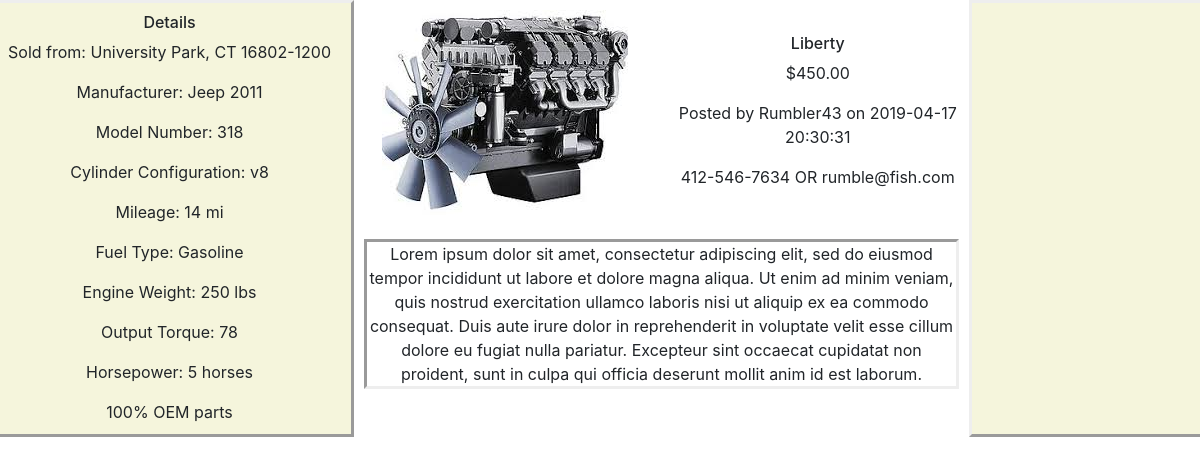
/item_view.php?itemID=42, run on the app's committed database.
### tables this page shows
CREATE TABLE `engines` (
  `engineID` int(11) NOT NULL,
  `title` varchar(64) NOT NULL,
  `description` text,
  `year` int(11) DEFAULT NULL,
  `manufacturer` varchar(30) DEFAULT NULL,
  `modelNumber` varchar(30) DEFAULT NULL,
  `volume` varchar(10) DEFAULT NULL,
  `weight` varchar(10) DEFAULT NULL,
  `mileage` int(11) DEFAULT NULL,
  `cylinderConfig` varchar(10) DEFAULT NULL,
  `torque` varchar(10) DEFAULT NULL,
  `horsepower` varchar(10) DEFAULT NULL,
  `city` varchar(30) NOT NULL,
  `state` varchar(30) NOT NULL,
  `zipCode` varchar(12) NOT NULL,
  `fuelType` varchar(20) DEFAULT NULL,
  `OEM` int(11) DEFAULT '0',
  `Price` decimal(18,2) NOT NULL,
  `userID` int(11) NOT NULL,
  `dateListed` timestamp NOT NULL DEFAULT CURRENT_TIMESTAMP,
  `category` varchar(30) NOT NULL DEFAULT 'other',
  `imagePath` varchar(64) DEFAULT NULL,
  `imagePathThumb` varchar(255) NOT NULL
);

CREATE TABLE `users` (
  `userID` int(11) NOT NULL,
  `username` varchar(30) NOT NULL,
  `password` varchar(255) NOT NULL,
  `email` varchar(255) NOT NULL,
  `FName` varchar(30) NOT NULL,
  `LName` varchar(30) NOT NULL,
  `Phone1` varchar(20) NOT NULL,
  `dateJoined` timestamp NOT NULL DEFAULT CURRENT_TIMESTAMP
);

### item_view.php (the view, shortened to what this page needs)
<?php
 require("db.php");
$itemID = htmlspecialchars($_GET["itemID"]);
$query = "SELECT * from engines WHERE engineID='$itemID'";
$result1 = $db->query($query);
$row = $result1->fetch_assoc();
$uploaderID = $row['userID'];
$title = $row['title'];
$price = $row['Price'];
$Description = $row['description'];
$imagePath = $row['imagePath'];
$city = $row['city'];
$state = $row['state'];
$zipCode = $row['zipCode'];
$location = "$city, $state $zipCode";
$weight = $row['weight'];
$horsepower = $row['horsepower'];
$torque = $row['torque'];
$dateListed = $row['dateListed'];
$OEM = $row['OEM'];
$fuelType = $row['fuelType'];
$cylinderConfig = $row['cylinderConfig'];
$mileage = $row['mileage'];
$modelNumber = $row['modelNumber'];
$manufacturer = $row['manufacturer'];
$year = $row['year'];
$query = "SELECT username, email, Phone1 from users WHERE userID='$uploaderID'";
$result = $db->query($query);
$row = $result->fetch_assoc();
$email = $row['email'];
$uploader = $row['username'];
$Phone1 = $row['Phone1'];
?>
<!DOCTYPE html>
<html>
<head>
  <link rel="stylesheet" href="https://stackpath.bootstrapcdn.com/bootstrap/4.3.1/css/bootstrap.min.css">
    <link rel="stylesheet" href="style.css">
</head>
<body>
    <div class="row">
        <div class="column" id="left_panel">
            <div id="DetailsList">
            <h6>Details</h6>
            <p>Sold from: <?php echo $location; ?></p>
            <p><?php echo "Manufacturer: $manufacturer $year";?></p>
            <?php
                if ($modelNumber != FALSE){
                  echo "<p>Model Number: $modelNumber</p>";
                }
            if ($cylinderConfig != FALSE){
                  echo "<p>Cylinder Configuration: $cylinderConfig</p>";
                }
                if ($mileage != FALSE){
                  echo "<p>Mileage: $mileage mi</p>";
                }
            if ($fuelType != FALSE){
                  echo "<p>Fuel Type: $fuelType</p>";
                }
            if ($weight != FALSE){
                  echo "<p>Engine Weight: $weight lbs</p>";
                }
            if ($torque != FALSE){
                  echo "<p>Output Torque: $torque </p>";
                }
             if ($horsepower != FALSE){
                  echo "<p>Horsepower: $horsepower horses </p>";
                }
             if ($OEM == true){
                  echo "100% OEM parts";
                }
            ?>
        </div>
        </div>
        <div class="column container" id="main_panel">
            <div class="row">
            <div class="col-sm-12 col-md-6">
                    <img id="jerk" src="<?php echo $imagePath; ?>">
                </div>
                <div class="col-sm-12 col-md-6">
                    <br>
                    <h6><?php echo $title;?></h6>
                    <p>$<?php echo $price;?></p>
                    <p>Posted by <?php echo $uploader." on ".$dateListed;?></p>
                    <p><?php echo "$Phone1 OR $email"; ?></p>
                </div>
             </div>
            <div class="row">
             <div id="description" class="col-sm-12">
                 <br>
                <p><?php echo $Description;?></p>
             </div>
             </div>
        </div>
        <div class="column" id="right_panel">
        </div>
    </div>
</body></html>

### style.css (style rules this page uses)
body { text-align: center; }

### item_view.php (style rules this page uses)
.column { float:left; padding: 10px; }
#left_panel { width: 30%; background-color:beige; padding: 10px; border-style: outset; }
#main_panel { width: 50%; }
#jerk { max-width: 90%; height: auto; margin: auto; }
#description p { border-style: inset; }
#right_panel { width: 20%; background-color:beige; border-style: outset; }
.row:after { content: ""; display: table; clear: both; }

### data on the page
engines: location "University Park, CT 16802-1200", manufacturer "Jeep", year "2011", modelNumber "318", cylinderConfig "v8", mileage "14", fuelType "Gasoline", weight "250", torque "78", horsepower "5", imagePath (picture), title "Liberty", Price "450.00", dateListed "2019-04-17 20:30:31", description "Lorem ipsum dolor sit amet, consectetur adipiscing elit, sed do eiusmod tempor incididunt ut labore et dolore magna aliqua. Ut enim ad minim veniam, quis nostrud exercitation ullamco laboris nisi ut aliquip ex ea commodo consequat. Duis aute irure dolor in reprehenderit in voluptate velit esse cillum dolore eu fugiat nulla pariatur. Excepteur sint occaecat cupidatat non proident, sunt in culpa qui officia deserunt mollit anim id est laborum."
users: username "Rumbler43", Phone1 "412-546-7634", email "rumble@fish.com"
